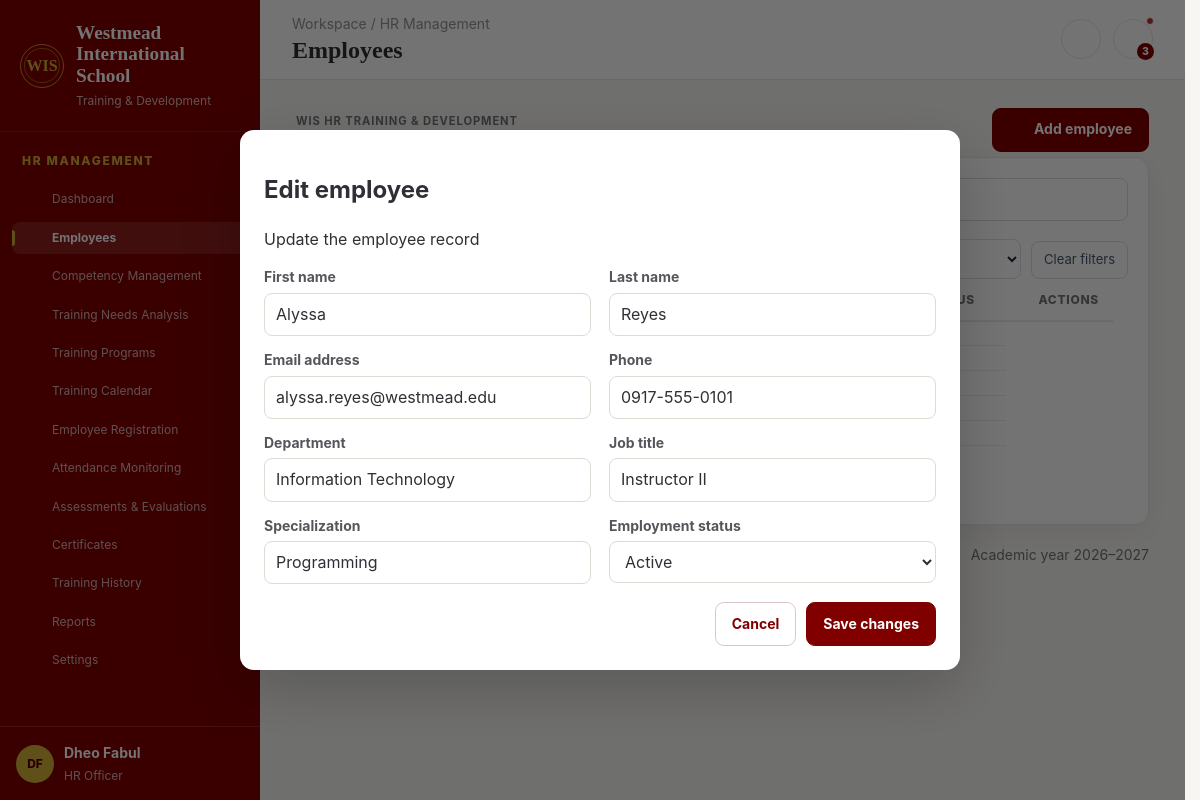
The page /admin/employees.php?edit=1 (signed in) on the database its author committed.
### tables this page shows
CREATE TABLE `employees` (
  `id` int(10) UNSIGNED NOT NULL,
  `employee_code` varchar(30) NOT NULL,
  `first_name` varchar(80) NOT NULL,
  `last_name` varchar(80) NOT NULL,
  `email` varchar(160) NOT NULL,
  `phone` varchar(35) DEFAULT NULL,
  `department` varchar(100) NOT NULL,
  `job_title` varchar(120) NOT NULL,
  `specialization` varchar(120) NOT NULL,
  `hire_date` date DEFAULT NULL,
  `employment_status` enum('Active','On Leave','Inactive') NOT NULL DEFAULT 'Active',
  `created_at` timestamp NOT NULL DEFAULT current_timestamp()
);

### admin/employees.php (the view, shortened to what this page needs)
<?php
require_once __DIR__ . '/../includes/page_bootstrap.php';
function render_employee_directory(PDO $pdo): string
{
    $editId = (int)($_GET['edit'] ?? 0);
    $edit = null;
    if ($editId > 0) {
        $stmt = $pdo->prepare('SELECT * FROM employees WHERE id = ?');
        $stmt->execute([$editId]);
        $edit = $stmt->fetch(PDO::FETCH_ASSOC) ?: null;
    }
    $html = page_intro(
        '',
        '',
        '<a class="btn" href="#add-employee-modal" data-open-modal="add-employee-modal">'
            . icon('plus')
            . ' Add employee</a>'
    );
    if ($edit !== null) {
        $html .= '<div class="modal-overlay is-open" role="dialog" '
            . 'aria-modal="true" aria-labelledby="edit-employee-title">'
            . '<div class="modal-panel" style="width:min(720px, calc(100vw - 32px)); max-width:100%; max-height:calc(100vh - 32px); overflow-y:auto; overscroll-behavior:contain; box-sizing:border-box;">'
            . '<div class="modal-header">'
            . '<div>'
            . '<h2 id="edit-employee-title">Edit employee</h2>'
            . '<p>Update the employee record</p>'
            . '</div>'
            . '</div>'
            . '<form method="post" class="form-grid">'
            . '<input type="hidden" name="csrf_token" value="'
            . h(csrf_token()) . '">'
            . '<input type="hidden" name="action" value="update_employee">'
            . '<input type="hidden" name="employee_id" value="'
            . (int)$edit['id'] . '">';
        foreach (
            [
                'first_name' => 'First name',
                'last_name' => 'Last name',
                'email' => 'Email address',
                'phone' => 'Phone',
                'department' => 'Department',
                'job_title' => 'Job title',
                'specialization' => 'Specialization'
            ] as $key => $label
        ) {
            $html .= '<div class="form-field">'
                . '<label for="edit_' . h($key) . '">'
                . h($label) . '</label>'
                . '<input id="edit_' . h($key) . '" '
                . 'name="' . h($key) . '" '
                . 'value="' . h($edit[$key] ?? '') . '" '
                . ($key !== 'phone' ? 'required' : '')
                . '></div>';
        }
        $html .= '<div class="form-field">'
            . '<label for="edit_employment_status">Employment status</label>'
            . '<select id="edit_employment_status" name="employment_status">';
        foreach (['Active', 'On Leave', 'Inactive'] as $status) {
            $html .= '<option value="' . h($status) . '" '
                . (($edit['employment_status'] ?? '') === $status
                    ? 'selected'
                    : '')
                . '>' . h($status) . '</option>';
        }
        $html .= '</select></div>'
            . '<div class="form-field full modal-footer">'
            . '<a class="btn btn-secondary" href="employees.php">Cancel</a>'
            . '<button class="btn" type="submit">Save changes</button>'
            . '</div>'
            . '</form></div></div>';
    }
    $html .= '<section class="card" style="margin-bottom:1rem">'
        . '<div class="filter-row employee-search-wrapper">'
        . '<input type="text" id="employee-search-input" '
        . 'class="search-input" '
        . 'placeholder="Search name, ID, department, or specialization..." '
        . 'autocomplete="off">'
        . '<button type="button" id="clear-employee-search" '
        . 'class="employee-search-clear" aria-label="Clear search">'
        . '<i class="fa fa-times" aria-hidden="true"></i>'
        . '</button>'
        . '</div>';
    $stmt = $pdo->query('SELECT * FROM employees ORDER BY last_name, first_name');
    $records = $stmt->fetchAll(PDO::FETCH_ASSOC);
    $departments = [];
    $statuses = [];
    $positions = [];
    foreach ($records as $employee) {
        $department = trim((string)($employee['department'] ?? ''));
        $status = trim((string)($employee['employment_status'] ?? ''));
        $position = trim((string)($employee['job_title'] ?? ''));
        if ($department !== '') {
            $departments[$department] = $department;
        }
        if ($status !== '') {
            $statuses[$status] = $status;
        }
        if ($position !== '') {
            $positions[$position] = $position;
        }
    }
    natcasesort($departments);
    natcasesort($statuses);
    natcasesort($positions);
    $html .= '<div class="employee-filter-row">';
    foreach (
        [
            'employee-department-filter' => ['Department', $departments],
            'employee-status-filter' => ['Statu', $statuses],
            'employee-position-filter' => ['Position', $positions],
        ] as $filterId => [$filterLabel, $options]
    ) {
        $html .= '<label class="employee-filter-field" for="' . h($filterId) . '">'
            . '<select id="' . h($filterId) . '">'
            . '<option value="">All ' . h($filterLabel) . 's</option>';
        foreach ($options as $option) {
            $html .= '<option value="' . h($option) . '">'
                . h($option)
                . '</option>';
        }
        $html .= '</select></label>';
    }
    $html .= '<button type="button" id="clear-employee-filters" '
        . 'class="employee-filter-reset">Clear filters</button>'
        . '</div>';
    $rows = [];
    foreach ($records as $employee) {
        $fullName = $employee['first_name'] . ' ' . $employee['last_name'];
        $employeeId = (int)$employee['id'];
        $rows[] = [
            '<div class="table-actions employee-profile-action">'
                . '<a class="btn btn-ghost icon-action" '
                . 'href="employee-profile.php?employee_id=' . $employeeId . '" '
                . 'title="Open employee profile" aria-label="Open profile for '
                . h($fullName) . '">'
                . '<i class="fa fa-ellipsis-h" aria-hidden="true"></i>'
                . '</a>'
                . '</div>',
            '<div class="person-cell">'
                . '<span class="avatar">'
                . h(initials($fullName))
                . '</span>'
                . '<span><b>' . h($fullName) . '</b>'
                . '<small>' . h($employee['employee_code'] ?? '') . '</small>'
                . '</span></div>',
            h($employee['department'] ?? ''),
            h($employee['job_title'] ?? ''),
            h($employee['specialization'] ?? ''),
            badge($employee['employment_status'] ?? ''),
            '<div class="table-actions">'
                . '<a class="btn btn-ghost icon-action" '
                . 'href="employees.php?edit=' . $employeeId . '" '
                . 'title="Edit employee" aria-label="Edit employee">'
                . '<i class="fa fa-pencil" aria-hidden="true"></i>'
                . '</a>'
                . '<form class="inline-form" method="post" '
                . 'onsubmit="return confirm(\'Delete this employee and their linked records?\')">'
                . '<input type="hidden" name="csrf_token" value="'
                . h(csrf_token()) . '">'
                . '<input type="hidden" name="action" value="delete_employee">'
                . '<input type="hidden" name="employee_id" value="'
                . $employeeId . '">'
                . '<button class="btn btn-ghost delete-btn icon-action" '
                . 'type="submit" title="Delete employee" '
                . 'aria-label="Delete employee">'
                . '<i class="fa fa-trash" aria-hidden="true"></i>'
                . '</button>'
                . '</form>'
                . '</div>'
        ];
    }
    $html .= '<div class="employee-table-scroll" data-max-rows="5">';
    $html .= render_table(
        [
            '',
            'Employee',
            'Department',
            'Job title',
            'Specialization',
            'Status',
            'Actions'
        ],
        $rows,
        'No employees match your search.'
    );
    $html .= '</div>';
    $html .= <<<'HTML'
<style>
.employee-profile-action {
    display: flex;
    justify-content: center;
    align-items: center;
    min-width: 36px;
}
.employee-profile-action .icon-action {
    width: 32px;
    height: 32px;
    padding: 0;
    display: inline-flex;
    align-items: center;
    justify-content: center;
}
</style>
HTML;
    $html .= '<p class="small-muted" id="employee-record-count">'
        . count($records)
        . ' employee record(s)</p></section>';
    $html .= '<div class="modal-overlay" id="add-employee-modal" '
        . 'role="dialog" aria-modal="true" '
        . 'aria-labelledby="add-employee-title" '
        . 'style="padding:16px; box-sizing:border-box; overflow-y:auto;">'
        . '<div class="modal-panel" style="width:min(720px, calc(100vw - 32px)); max-width:100%; max-height:calc(100vh - 32px); overflow-y:auto; overscroll-behavior:contain; box-sizing:border-box;">'
        . '<div class="modal-header">'
        . '<div>'
        . '<h2 id="add-employee-title">Employee Registration</h2>'
        . '</div>'
        . '</div>'
        . '<form method="post" class="form-grid">'
        . '<input type="hidden" name="csrf_token" value="'
        . h(csrf_token()) . '">'
        . '<input type="hidden" name="action" value="add_employee">'
        . '<div class="form-field">'
        . '<label for="add_first_name">First name *</label>'
        . '<input id="add_first_name" name="first_name" '
        . 'placeholder="Enter first name" required '
        . 'autocomplete="given-name"></div>'
        . '<div class="form-field">'
        . '<label for="add_last_name">Last name *</label>'
        . '<input id="add_last_name" name="last_name" '
        . 'placeholder="Enter last name" required '
        . 'autocomplete="family-name"></div>'
        . '<div class="form-field">'
        . '<label for="add_email">Email address *</label>'
        . '<input id="add_email" name="email" type="email" '
        . 'placeholder="Enter email address" required '
        . 'autocomplete="email"></div>'
        . '<div class="form-field">'
        . '<label for="add_phone">Phone number</label>'
        . '<input id="add_phone" name="phone" type="tel" '
        . 'placeholder="Enter phone number" '
        . 'autocomplete="tel"></div>'
        . '<div class="form-field">'
        . '<label for="add_account_role">Account type *</label>'
        . '<select id="add_account_role" name="account_role" required>'
        . '<option value="employee">Faculty Member</option>'
        . '<option value="trainer">Trainer</option>'
        . '</select></div>'
        . '<div class="form-field">'
        . '<label for="add_department">Department *</label>'
        . '<select id="add_department" name="department" required>'
        . '<option value="">Select department</option>';
    foreach (
        [
            'Information Technology',
            'Science',
            'Mathematics',
            'Business',
            'English',
            'Education',
            'Human Resources',
            'Other'
        ] as $department
    ) {
        $html .= '<option value="' . h($department) . '">'
            . h($department)
            . '</option>';
    }
    $html .= '</select></div>'
        . '<div class="form-field">'
        . '<label for="add_job_title">Job title *</label>'
        . '<input id="add_job_title" name="job_title" '
        . 'placeholder="e.g., Faculty Instructor" required></div>'
        . '<div class="form-field full">'
        . '<label for="add_specialization">Specialization *</label>'
        . '<input id="add_specialization" name="specialization" '
        . 'placeholder="e.g., Web Development, Mathematics, or Biology" required></div>'
        . '<div class="form-field">'
        . '<label for="add_hire_date">Hire date</label>'
        . '<input id="add_hire_date" name="hire_date" type="date"></div>'
        . '<div class="form-field">'
        . '<label for="add_employment_status">Employment status</label>'
        . '<select id="add_employment_status" name="employment_status">'
        . '<option value="Active">Active</option>'
        . '<option value="On Leave">On Leave</option>'
        . '<option value="Inactive">Inactive</option>'
        . '</select></div>'
        . '<div class="form-field full">'
        . '<p class="small-muted">A verification link will be emailed to the employee. After verifying the address, the employee will receive a secure link to set their initial password.</p>'
        . '</div>'
        . '<div class="form-field full modal-footer">'
        . '<a class="btn btn-secondary" href="employees.php">Cancel</a>'
        . '<button class="btn" type="submit">Register employee '
        . icon('arrow', 14)
        . '</button>'
        . '</div>'
        . '</form></div></div>';
    $html .= <<<'HTML'
<script>
(function () {
    function initializeEmployeeModals() {
        const addModal = document.getElementById('add-employee-modal');
        if (!addModal) return;
        function setModalOpen(modal, open) {
            modal.classList.toggle('is-open', open);
            document.body.style.overflow = open ? 'hidden' : '';
        }
        document.querySelectorAll('[data-open-modal="add-employee-modal"]').forEach(function (trigger) {
            trigger.addEventListener('click', function (event) {
                event.preventDefault();
                setModalOpen(addModal, true);
                history.replaceState(
                    null,
                    '',
                    window.location.pathname + window.location.search + '#add-employee-modal'
                );
            });
        });
        document.querySelectorAll('.modal-overlay').forEach(function (modal) {
            modal.addEventListener('click', function (event) {
                if (event.target === modal && modal.id === 'add-employee-modal') {
                    setModalOpen(modal, false);
                    history.replaceState(
                        null,
                        '',
                        window.location.pathname + window.location.search
                    );
                }
            });
        });
        document.addEventListener('keydown', function (event) {
            if (event.key === 'Escape' && addModal.classList.contains('is-open')) {
                setModalOpen(addModal, false);
                history.replaceState(
                    null,
                    '',
                    window.location.pathname + window.location.search
                );
            }
        });
        document.querySelectorAll('.modal-close, .modal-footer a').forEach(function (link) {
            link.addEventListener('click', function () {
                document.body.style.overflow = '';
            });
        });
        if (window.location.hash === '#add-employee-modal') {
            setModalOpen(addModal, true);
        } else if (document.querySelector('.modal-overlay.is-open')) {
            document.body.style.overflow = 'hidden';
        }
    }
    if (document.readyState === 'loading') {
        document.addEventListener('DOMContentLoaded', initializeEmployeeModals);
    } else {
        initializeEmployeeModals();
    }
})();
</script>
HTML;
    return $html;
}
$content = render_employee_directory($pdo);

### rows shown on the page
employees: first_name "Alyssa", last_name "Reyes", email "alyssa.reyes@westmead.edu", phone "0917-555-0101", department "Information Technology", job_title "Instructor II", specialization "Programming"

### other values the page prints
$roleText "HR MANAGEMENT"
$label "Dashboard"
$label "Employees"
$label "Competency Management"
$label "Training Needs Analysis"
$label "Training Programs"
$label "Training Calendar"
$label "Employee Registration"
$label "Attendance Monitoring"
$label "Assessments & Evaluations"
$label "Certificates"
$label "Training History"
$label "Reports"
$label "Settings"
$initial "DF"
